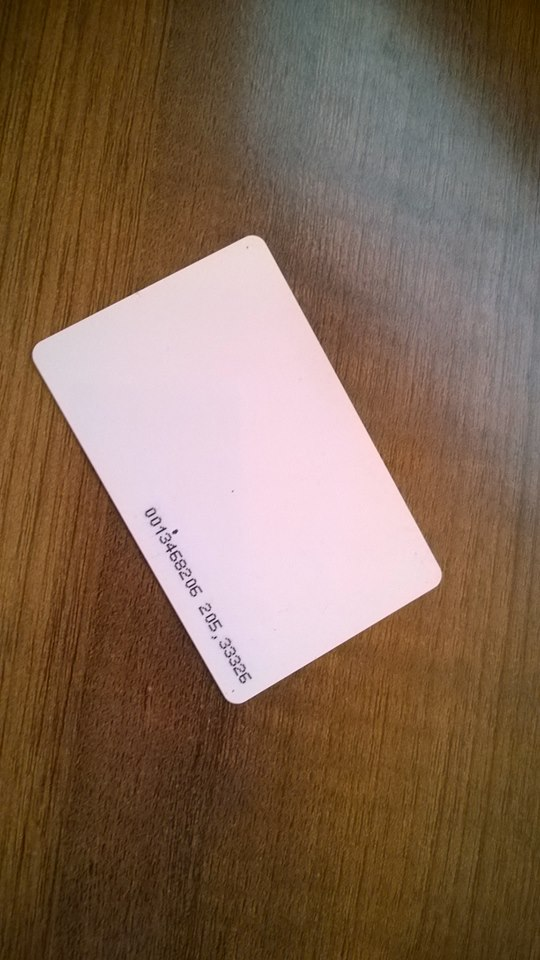
#> input picture Tester/probna.jpg, 540 x 960 px; its folder holds only this picture in this run
$ python -i ocr.py   (imports and definitions only)
#> lines starting #> are read from the running program, lines starting #| are printed output that depends on the picture
"""
The image processing and OCR, along with template matching for
"""
# import util
import cv2
import numpy as np
import imutils
import pytesseract
import os
import glob
from PIL import Image

TEMPLATE_DIR_PATH = 'templates' + "/*.png"


def get_text(image_path):
    image, gray = get_image(image_path)
    processed_image = image_preprocessor(gray)
    text = my_ocr(processed_image)
    return text


# [48 lines left out: function get_insurer, not called in this run]


def image_preprocessor(gray):
    gray = sharpen1(gray)
    gray = adaptive_histogram(gray)
    gray = cv2.threshold(gray, 0, 255, cv2.THRESH_BINARY | cv2.THRESH_OTSU)[1]
    kernel = cv2.getStructuringElement(cv2.MORPH_ELLIPSE, (2, 1))
    gray = cv2.dilate(gray, kernel, iterations=2)
    return gray


def adaptive_histogram(img, adaptive=True):
    if adaptive is True:
        clahe = cv2.createCLAHE(clipLimit=2.0, tileGridSize=(8, 8))
        img = clahe.apply(img)
    else:
        img = cv2.equalizeHist(img)  # regular hist
    return img


def sharpen1(gray): # best for now
    kernel_sharpen = np.array([[-1, -1, -1], [-1, 9, -1], [-1, -1, -1]])
    gray = cv2.filter2D(gray, -1, kernel_sharpen)
    return gray


def get_image(path):
    # Reading image
#> called with path = 'Tester/probna.jpg'
    image = cv2.imread(path)
#> image is the input picture: shape (960, 540, 3); mean B, G, R 85.3, 104.6, 129.5
    image, gray = format_image(image)
    return image, gray


def format_image(image):
    # Resizing image
    image = imutils.resize(image, height=800, inter=cv2.INTER_CUBIC)
#> image: shape (800, 450, 3)
    # Converting image to gray scale
    gray = cv2.cvtColor(image, cv2.COLOR_BGR2GRAY)
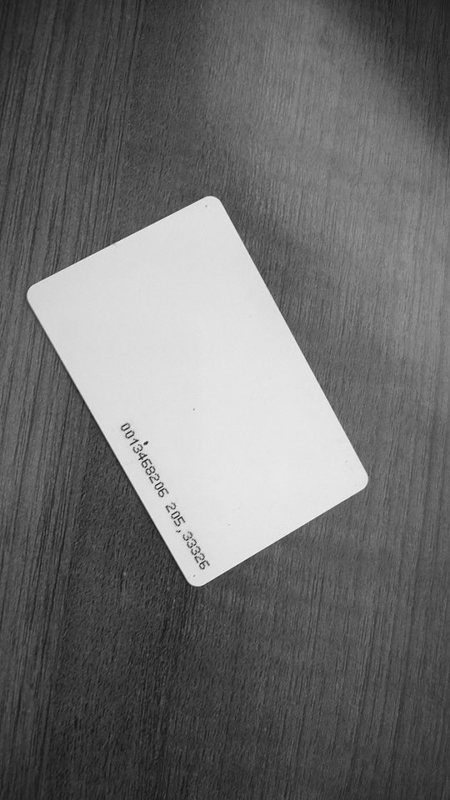
#> gray: shape (800, 450); min 20, max 243, mean 109.8
    return image, gray


def my_ocr(gray):
    CONFIG = '--psm 1 ' \
             '--oem 2 ' \
             'tessedit_char_whitelist 0123456789ABCDEFGHIJKLMNOPQRSTUVWXYZabcdefghijklmnopqrstuvwxyz:' \
             'textord_space_size_is_variable 1'
    # create image for tesseract lib
    filename = "{}.png".format(os.getpid())
    cv2.imwrite(filename, gray)
    text = pytesseract.image_to_string(Image.open(filename), lang='eng',
                                       config='--psm 1',
                                       )
    os.remove(filename)  # remove created image
    # print(repr(text))
    return text

>>> result = get_text('Tester/probna.jpg')
#> in sharpen1, `gray = cv2.filter2D(gray, -1, kernel_sharpen)`:
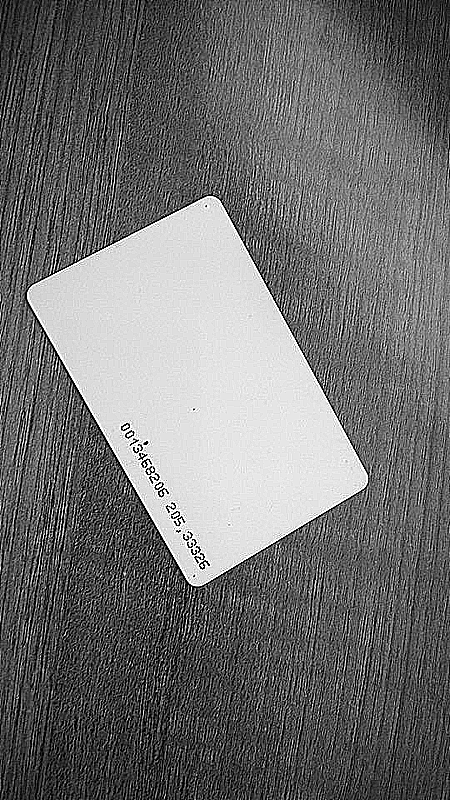
#> gray: shape (800, 450); min 0, max 255, mean 111.7
#> in adaptive_histogram, `img = clahe.apply(img)`:
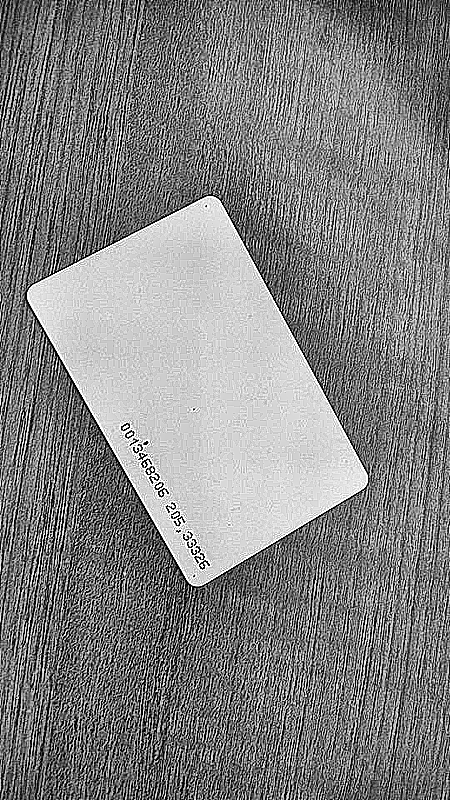
#> img: shape (800, 450); min 0, max 255, mean 130.3
#> in image_preprocessor, `gray = cv2.threshold(gray, 0, 255, cv2.THRESH_BINARY | cv2.THRESH_OTSU..`:
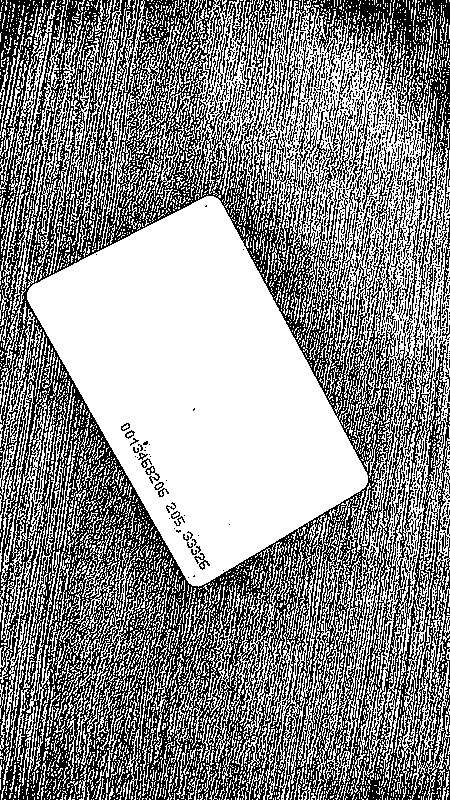
#> gray: shape (800, 450); 55% white; black in thin lines or dots
#> (the run stopped early here; a loop or call above may not have finished)
